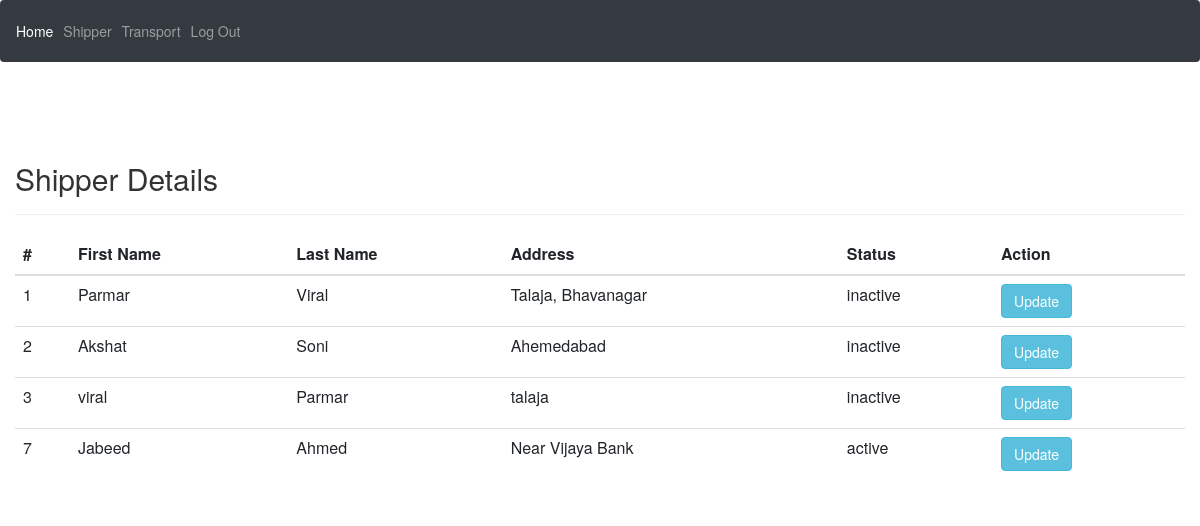
The app's page /Admin/shippers.php (signed in) with its own data.
### tables this page shows
CREATE TABLE `user_s` (
  `S_id` int(10) NOT NULL,
  `S_fname` varchar(50) NOT NULL,
  `S_lname` varchar(50) NOT NULL,
  `S_mail` varchar(50) NOT NULL,
  `S_mnumber` bigint(30) NOT NULL,
  `S_address` varchar(200) NOT NULL,
  `S_password` varchar(200) NOT NULL,
  `S_security_question` varchar(50) NOT NULL,
  `S_security_answer` varchar(200) NOT NULL,
  `S_status` tinyint(1) NOT NULL DEFAULT 2,
  `S_active` tinyint(1) NOT NULL DEFAULT 0
);

### Admin/shippers.php (the view, shortened to what this page needs)
<?php
require('nav.php');
?>
<!DOCTYPE html>
<html lang="en" dir="ltr">
<head>
  <link rel="stylesheet" href="https://stackpath.bootstrapcdn.com/bootstrap/4.3.1/css/bootstrap.min.css">
  <link rel="stylesheet" href="https://maxcdn.bootstrapcdn.com/bootstrap/3.3.7/css/bootstrap.css">
</head>
<body>
  <div class="container-fluid" style="width: 1200px;">
    <div class="row">
        <div class="col-md-12">
        <br/>
            <div class="page-header clearfix">
                <h2 class="pull-left">Shipper Details</h2>
                <br/>
            </div>
            <?php
            require_once "../connection.php";
            $sql = "SELECT * FROM user_s";
            if($result = mysqli_query($con, $sql)){
                if(mysqli_num_rows($result) > 0){
                    echo "<table class='table'>";
                        echo "<thead>";
                            echo "<tr>";
                                echo "<th scope='col'>#</th>";
                                echo "<th scope='col'>First Name</th>";
                                echo "<th scope='col'>Last Name</th>";
                                echo "<th scope='col'>Address</th>";
                                echo "<th scope='col'>Status</th>";
                                echo "<th scope='col'>Action</th>";
                            echo "</tr>";
                        echo "</thead>";
                        echo "<tbody>";
                        while($row = mysqli_fetch_array($result)){
                            $status = $row['S_status'];
                            if($status == 1) {
                                $status = 'active';
                            } else {
                                $status = 'inactive';
                            }
                            echo "<tr>";
                                echo "<td>" . $row['S_id'] . "</td>";
                                echo "<td>" . $row['S_fname'] . "</td>";
                                echo "<td>" . $row['S_lname'] . "</td>";
                                echo "<td>" . $row['S_address'] . "</td>";
                                echo "<td>" . $status . "</td>";
                                echo "<td>";
                                    echo "<a href='update.php?id=". $row['S_id'] ."' title='Update'
                                    data-toggle='tooltip'><Button class='btn btn-info'>Update</Button></a>";
                                echo "</td>";
                            echo "</tr>";
                        }
                        echo "</tbody>";
                    echo "</table>";
                } else{
                    echo "<p class='lead'><em>No records were found.</em></p>";
                }
            } else{
                echo "ERROR: Could not able to execute $sql. " . mysqli_error($con);
            }
            ?>
        </div>
    </div>
  </div>
</body>
</html>

### records on screen
user_s: S_id "1", S_fname "Parmar", S_lname "Viral", S_address "Talaja, Bhavanagar", S_status "inactive"
user_s: S_id "2", S_fname "Akshat", S_lname "Soni", S_address "Ahemedabad", S_status "inactive"
user_s: S_id "3", S_fname "viral", S_lname "Parmar", S_address "talaja", S_status "inactive"
user_s: S_id "7", S_fname "Jabeed", S_lname "Ahmed", S_address "Near Vijaya Bank", S_status "active"
